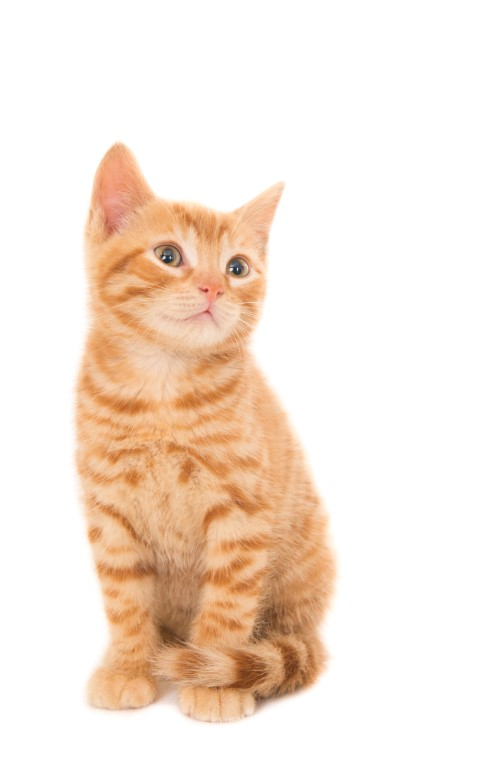
#> input picture photos/cat (Small).jpg, 480 x 761 px, given in place of the camera
$ python vidtry.py
#> lines starting #> are read from the running program, lines starting #| are printed output that depends on the picture; after the words box and inside, x2 and y2 are one past the last pixel; in counts of white or black regions, pixels touching at a corner belong together
import cv2 as cv
import numpy as np
from collections import deque
def rescale(frame:cv.typing.MatLike,scale:float=0.75)->cv.typing.MatLike:
    width = int(frame.shape[1] * scale)
    height = int(frame.shape[0] * scale)
    dimensions = (width,height)
    return cv.resize(frame, dimensions, interpolation=cv.INTER_AREA)#resises frame to

#increase brightness
def change_brightness(img, value=30):
    hsv = cv.cvtColor(img, cv.COLOR_BGR2HSV)
    h, s, v = cv.split(hsv)
    v = cv.add(v,value)
    v[v > 255] = 255
    v[v < 0] = 0
    final_hsv = cv.merge((h, s, v))
    img = cv.cvtColor(final_hsv, cv.COLOR_HSV2BGR)
    return img


i = 0
j=0
l = deque(maxlen=5)
capture = cv.VideoCapture(2,cv.CAP_V4L2) # replace 0 with video location
# change height and width of image
cap_w = int(capture.get(cv.CAP_PROP_FRAME_WIDTH))
cap_h = int(capture.get(cv.CAP_PROP_FRAME_HEIGHT))
print(cap_w,cap_h)

# capture.set(cv.CAP_PROP_FOURCC, cv.VideoWriter_fourcc(*'MJPG'))
# grid dimensions
grid_w = cap_w//5
grid_h = cap_h//5
# corners list
corners_list = grid_corners = [(x,y) for x in range(0,cap_w,grid_w) for y in range(0,cap_h,grid_h)]
while True:
    isTrue, frame = capture.read()
#> frame is the input picture: shape (761, 480, 3); mean B, G, R 216.2, 229.4, 245.8
    # frame = rescale(frame,0.5)
    # frame = change_brightness(frame,50)
    gray = cv.cvtColor(frame,cv.COLOR_BGR2GRAY)
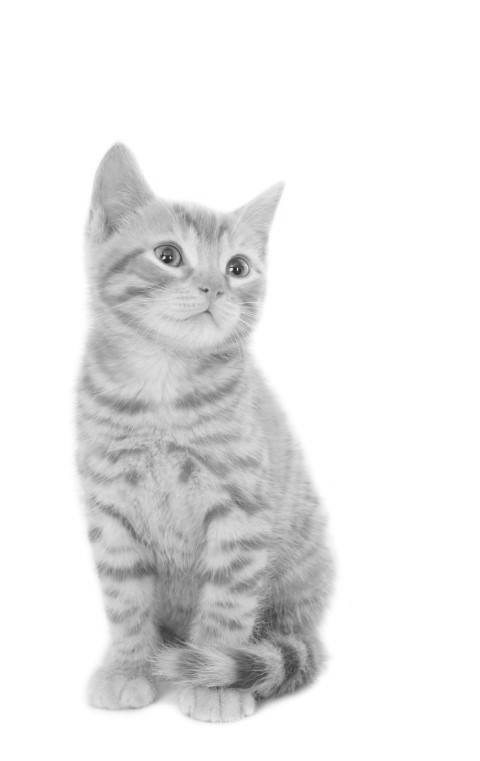
#> gray: shape (761, 480); min 42, max 255, mean 232.8
    blur = cv.GaussianBlur(
    gray,
    (5,5),
    0
    )
    # add 120x120 px box to frame in center
    box_size = 120
    center_x = cap_w // 2
    center_y = cap_h // 2
    top_left = (center_x - box_size // 2, center_y - box_size // 2)
    bottom_right = (center_x + box_size // 2, center_y + box_size // 2)
    thresh = cv.adaptiveThreshold(
        blur,
        255,
        cv.ADAPTIVE_THRESH_GAUSSIAN_C,
        cv.THRESH_BINARY_INV,
        11,
        2
    )
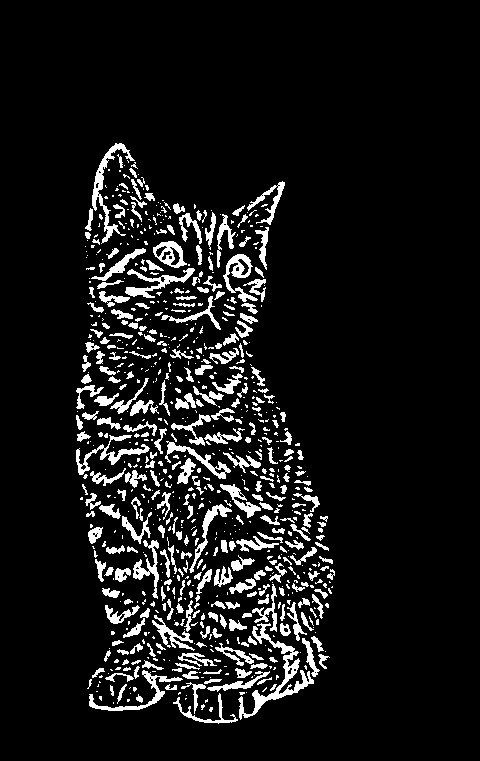
#> thresh: shape (761, 480); 8.9% white; 787 white regions (476 under 20 px), largest, box (x1, y1, x2, y2) and area: (238, 623, 314, 720) 1306, (92, 143, 135, 244) 798, (76, 435, 150, 475) 638
    thresh = cv.rectangle(thresh, top_left, bottom_right, (0, 0, 0), 5)
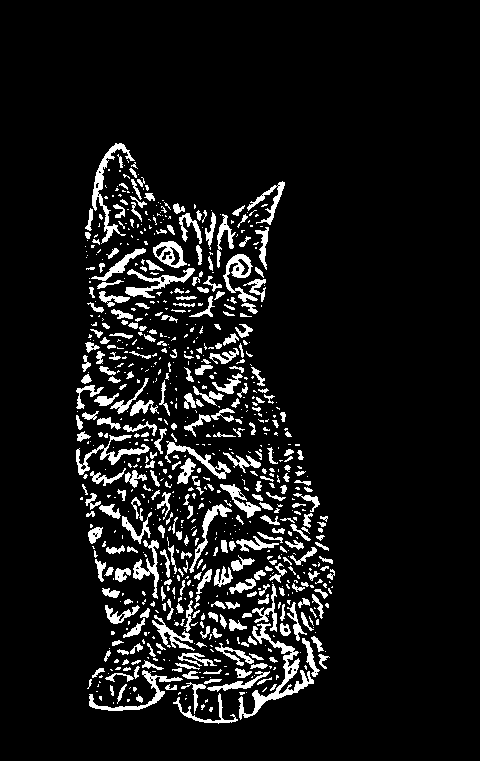
#> thresh: shape (761, 480); 8.7% white; 793 white regions (481 under 20 px), largest, box (x1, y1, x2, y2) and area: (238, 623, 314, 720) 1306, (92, 143, 135, 244) 798, (76, 435, 150, 475) 638
    # canny = cv.Canny(gray,20,100)# lower and upper threshold for canny edge detection
    # l.append(canny)
    l.append(thresh)
    cv.imshow('orig',frame)
    avgframe = np.mean(l,axis=0).astype(np.uint8)
    cv.imshow('eh',avgframe)
    # cv.imshow('Video', canny)
    # cv.imshow('Video_resized', frame_resized)
    j += 1
    # [5 lines of commented-out code are left out]
    key=cv.waitKey(20) & 0xFF
#> (key Esc is pressed here)
    if key==ord('d'):
        break
    if key==ord(' '):
        cv.imwrite('frame'+str(i)+'.jpg',avgframe)
        i+=1
capture.release()
cv.destroyAllWindows()

$ run again, on photos/circuit.jpg
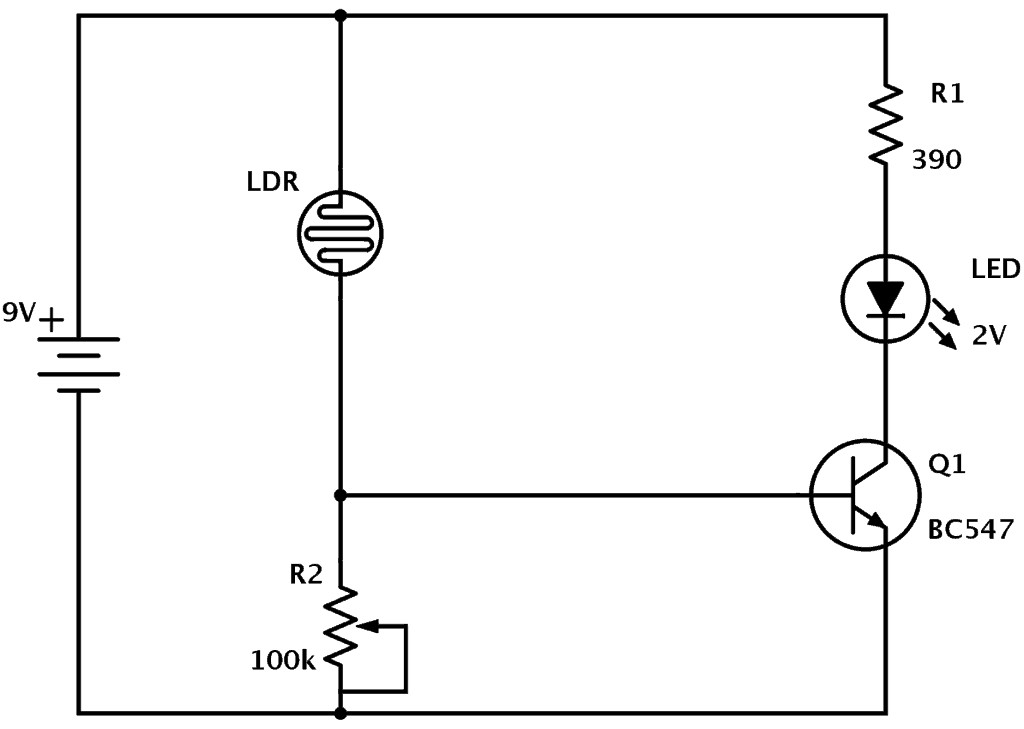
#> input picture photos/circuit.jpg, 1024 x 729 px, given in place of the camera
#> frame is the input picture: shape (729, 1024, 3); min 0, max 255, mean 244.2
#> `blur = cv.GaussianBlur( gray, (5,5), 0 )`:
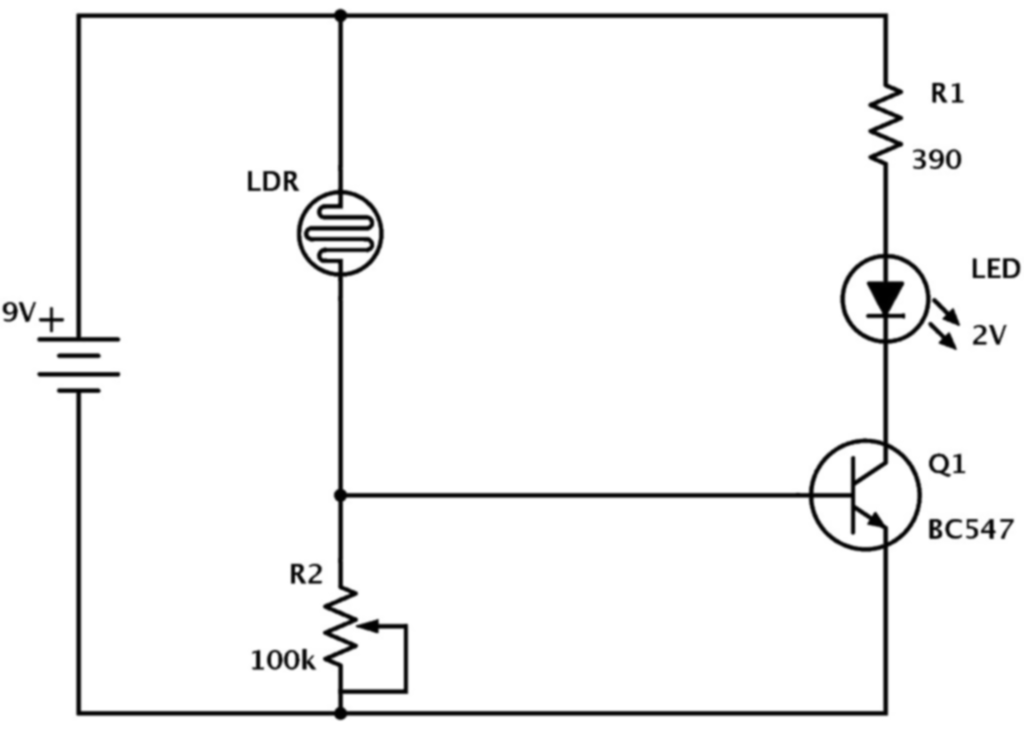
#> blur: shape (729, 1024); min 0, max 255, mean 244.2
#> `thresh = cv.adaptiveThreshold( blur, 255, cv.ADAPTIVE_THRESH_GAUSSIAN_..`:
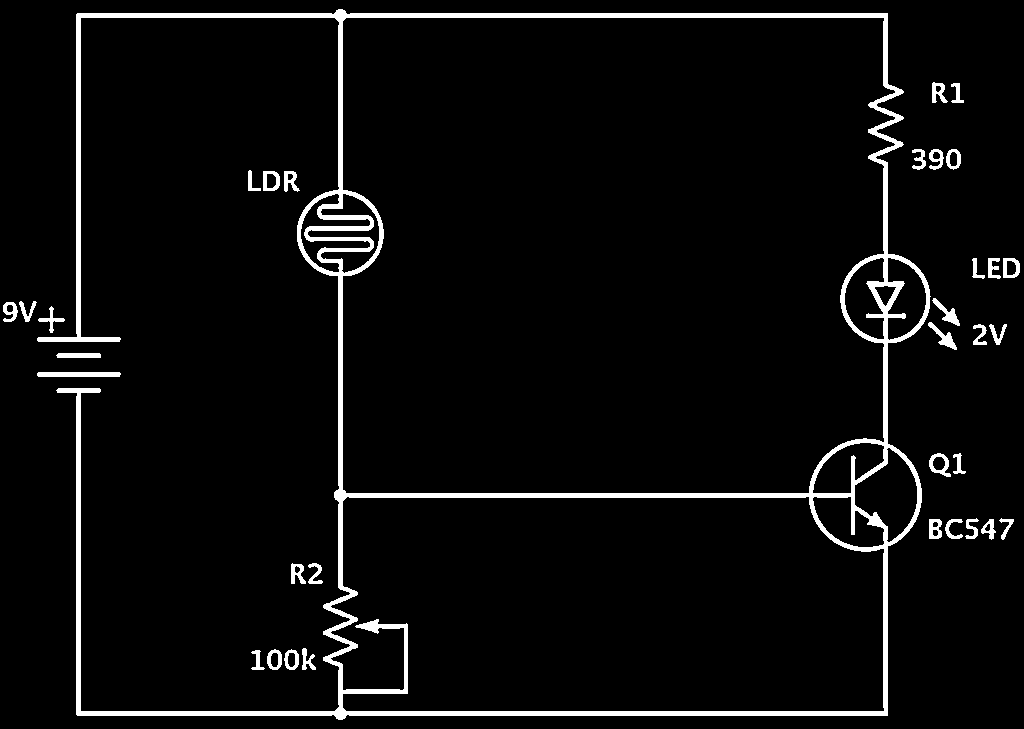
#> thresh: shape (729, 1024); 4.7% white; 34 white regions, largest, box (x1, y1, x2, y2) and area: (37, 9, 931, 720) 29138, (37, 372, 121, 377) 415, (928, 322, 957, 350) 251
